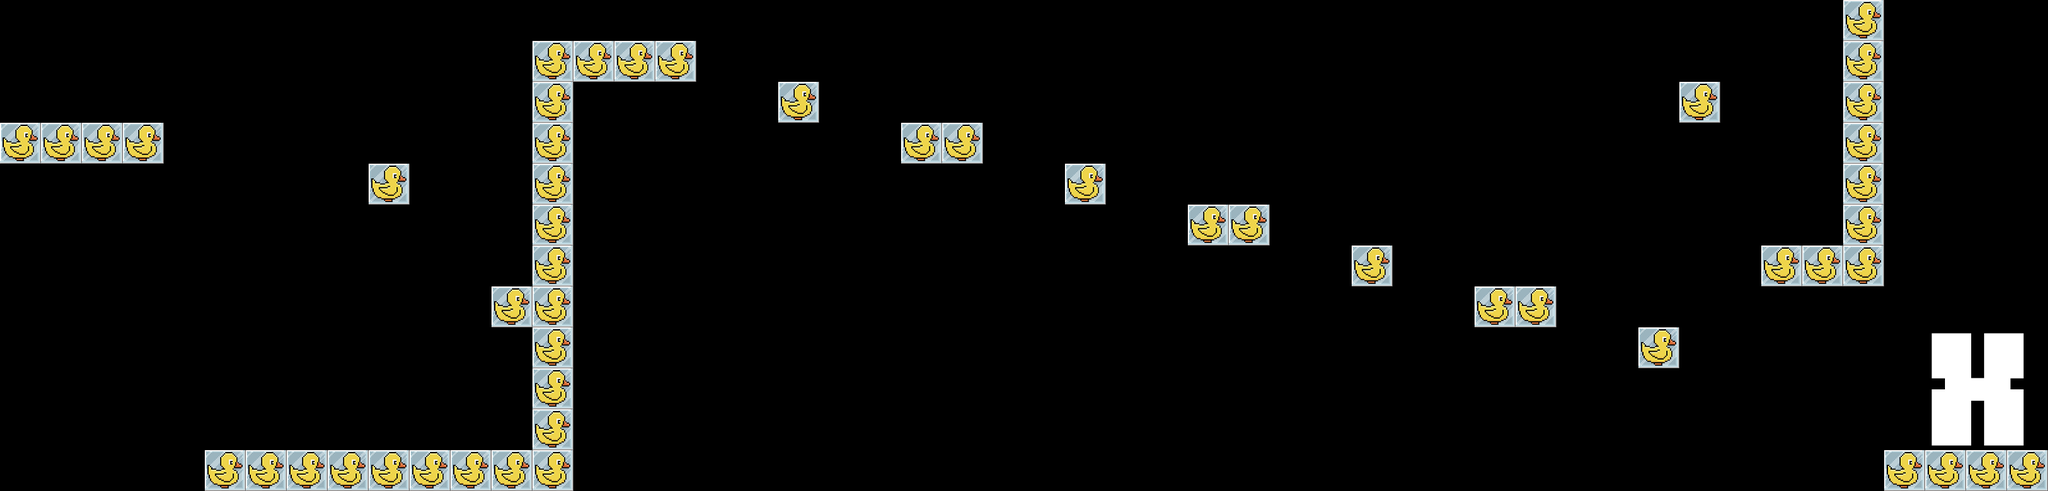

This game map was drawn from its Tiled (.tmx) file and the tilesets committed beside it. A one-line description and the full map source follow:
An orthogonal 50x12 tile map with 64x64 px tiles, 1 tile layer (Tile Layer 1), 12 tilesets and 22 objects.

<map version="1.10" tiledversion="1.10.2" orientation="orthogonal" renderorder="right-down" width="50" height="12" tilewidth="64" tileheight="64" infinite="0" nextlayerid="11" nextobjectid="280">
 <editorsettings>
  <export target="level24.lua" format="lua" />
 </editorsettings>
 <tileset firstgid="1" name="earth" tilewidth="64" tileheight="64" tilecount="9" columns="3">
  <image source="tileset.png" width="192" height="192" />
 </tileset>
 <tileset firstgid="10" name="b" tilewidth="64" tileheight="64" tilecount="9" columns="3">
  <image source="bSheet.png" width="200" height="200" />
 </tileset>
 <tileset firstgid="19" name="a" tilewidth="64" tileheight="64" tilecount="9" columns="3">
  <image source="aSheet.png" width="200" height="200" />
 </tileset>
 <tileset firstgid="28" name="c" tilewidth="64" tileheight="64" tilecount="9" columns="3">
  <image source="cSheet.png" width="200" height="200" />
 </tileset>
 <tileset firstgid="37" name="d" tilewidth="64" tileheight="64" tilecount="9" columns="3">
  <image source="d1.png" width="200" height="200" />
 </tileset>
 <tileset firstgid="46" name="e" tilewidth="64" tileheight="64" tilecount="9" columns="3">
  <image source="e.png" width="200" height="200" />
 </tileset>
 <tileset firstgid="55" name="brick" tilewidth="64" tileheight="64" tilecount="1" columns="1">
  <image source="brick2.png" width="64" height="64" />
 </tileset>
 <tileset firstgid="56" name="f" tilewidth="64" tileheight="64" tilecount="9" columns="3">
  <image source="F.png" width="200" height="200" />
 </tileset>
 <tileset firstgid="65" name="g" tilewidth="64" tileheight="64" tilecount="9" columns="3">
  <image source="G.png" width="200" height="200" />
 </tileset>
 <tileset firstgid="74" name="h" tilewidth="64" tileheight="64" tilecount="9" columns="3">
  <image source="H.png" width="200" height="200" />
 </tileset>
 <tileset firstgid="83" name="duck" tilewidth="64" tileheight="64" tilecount="1" columns="1">
  <image source="duck.png" width="64" height="64" />
 </tileset>
 <tileset firstgid="84" name="x" tilewidth="64" tileheight="64" tilecount="9" columns="3">
  <image source="X.png" width="200" height="200" />
 </tileset>
 <objectgroup id="5" name="Enemies">
  <object id="249" x="2304" y="384" width="64" height="64" />
  <object id="251" x="1856" y="256" width="64" height="64" />
  <object id="252" x="1408" y="128" width="64" height="64" />
  <object id="279" x="640" y="640" width="64" height="64" />
 </objectgroup>
 <objectgroup id="7" name="Warp">
  <object id="248" x="3008" y="512" width="128" height="192" />
 </objectgroup>
 <objectgroup id="4" name="Platforms">
  <object id="254" x="320" y="704" width="576" height="64" />
  <object id="256" x="832" y="64" width="64" height="512" />
  <object id="257" x="768" y="448" width="64" height="64" />
  <object id="258" x="576" y="256" width="64" height="64" />
  <object id="259" x="896" y="64" width="192" height="64" />
  <object id="267" x="2624" y="128" width="64" height="64" />
  <object id="268" x="2880" y="0" width="64" height="448" />
  <object id="269" x="2752" y="384" width="128" height="64" />
  <object id="270" x="896" y="704" width="2304" height="64" />
  <object id="271" x="0" y="192" width="256" height="64" />
  <object id="272" x="1216" y="128" width="64" height="64" />
  <object id="273" x="1408" y="192" width="128" height="64" />
  <object id="274" x="1664" y="256" width="64" height="64" />
  <object id="275" x="1856" y="320" width="128" height="64" />
  <object id="276" x="2112" y="384" width="64" height="64" />
  <object id="277" x="2304" y="448" width="128" height="64" />
  <object id="278" x="2560" y="512" width="64" height="64" />
 </objectgroup>
 <objectgroup id="10" name="Walls" />
 <layer id="1" name="Tile Layer 1" width="50" height="12">
  <data encoding="csv">
0,0,0,0,0,0,0,0,0,0,0,0,0,0,0,0,0,0,0,0,0,0,0,0,0,0,0,0,0,0,0,0,0,0,0,0,0,0,0,0,0,0,0,0,0,83,0,0,0,0,
0,0,0,0,0,0,0,0,0,0,0,0,0,83,83,83,83,0,0,0,0,0,0,0,0,0,0,0,0,0,0,0,0,0,0,0,0,0,0,0,0,0,0,0,0,83,0,0,0,0,
0,0,0,0,0,0,0,0,0,0,0,0,0,83,0,0,0,0,0,83,0,0,0,0,0,0,0,0,0,0,0,0,0,0,0,0,0,0,0,0,0,83,0,0,0,83,0,0,0,0,
83,83,83,83,0,0,0,0,0,0,0,0,0,83,0,0,0,0,0,0,0,0,83,83,0,0,0,0,0,0,0,0,0,0,0,0,0,0,0,0,0,0,0,0,0,83,0,0,0,0,
0,0,0,0,0,0,0,0,0,83,0,0,0,83,0,0,0,0,0,0,0,0,0,0,0,0,83,0,0,0,0,0,0,0,0,0,0,0,0,0,0,0,0,0,0,83,0,0,0,0,
0,0,0,0,0,0,0,0,0,0,0,0,0,83,0,0,0,0,0,0,0,0,0,0,0,0,0,0,0,83,83,0,0,0,0,0,0,0,0,0,0,0,0,0,0,83,0,0,0,0,
0,0,0,0,0,0,0,0,0,0,0,0,0,83,0,0,0,0,0,0,0,0,0,0,0,0,0,0,0,0,0,0,0,83,0,0,0,0,0,0,0,0,0,83,83,83,0,0,0,0,
0,0,0,0,0,0,0,0,0,0,0,0,83,83,0,0,0,0,0,0,0,0,0,0,0,0,0,0,0,0,0,0,0,0,0,0,83,83,0,0,0,0,0,0,0,0,0,0,0,0,
0,0,0,0,0,0,0,0,0,0,0,0,0,83,0,0,0,0,0,0,0,0,0,0,0,0,0,0,0,0,0,0,0,0,0,0,0,0,0,0,83,0,0,0,0,0,0,84,85,86,
0,0,0,0,0,0,0,0,0,0,0,0,0,83,0,0,0,0,0,0,0,0,0,0,0,0,0,0,0,0,0,0,0,0,0,0,0,0,0,0,0,0,0,0,0,0,0,87,88,89,
0,0,0,0,0,0,0,0,0,0,0,0,0,83,0,0,0,0,0,0,0,0,0,0,0,0,0,0,0,0,0,0,0,0,0,0,0,0,0,0,0,0,0,0,0,0,0,90,91,92,
0,0,0,0,0,83,83,83,83,83,83,83,83,83,0,0,0,0,0,0,0,0,0,0,0,0,0,0,0,0,0,0,0,0,0,0,0,0,0,0,0,0,0,0,0,0,83,83,83,83
</data>
 </layer>
</map>
